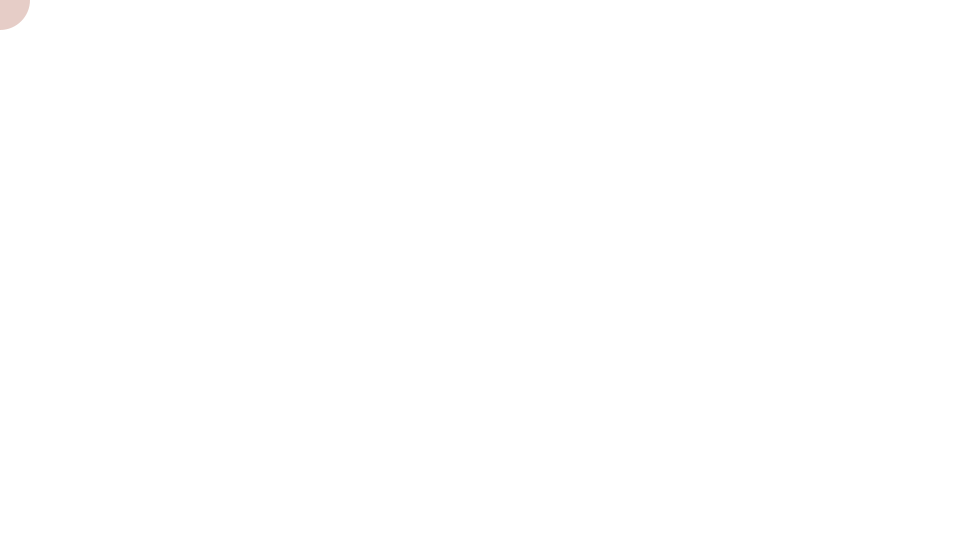
Frame 1 (no input)
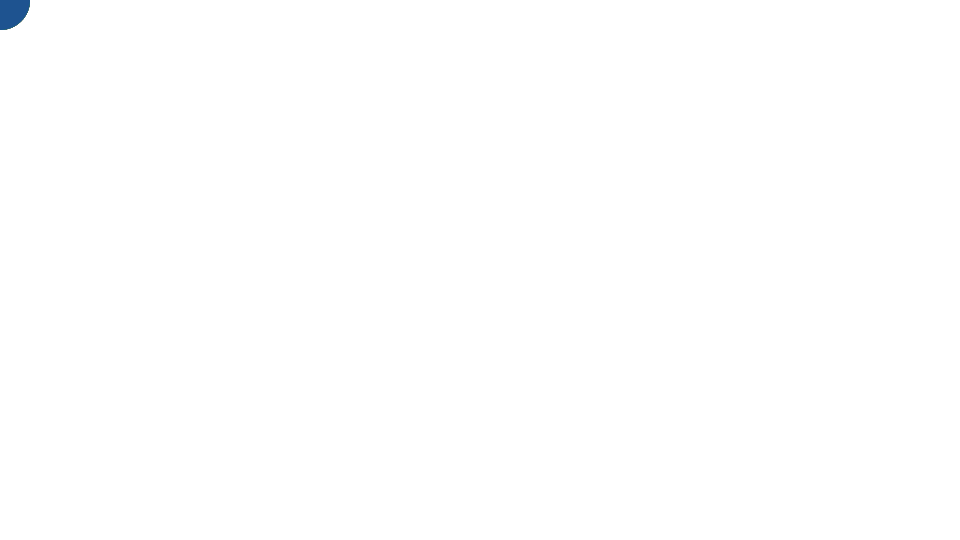
Frame 60 (the mouse pressed at the canvas centre just before this capture)
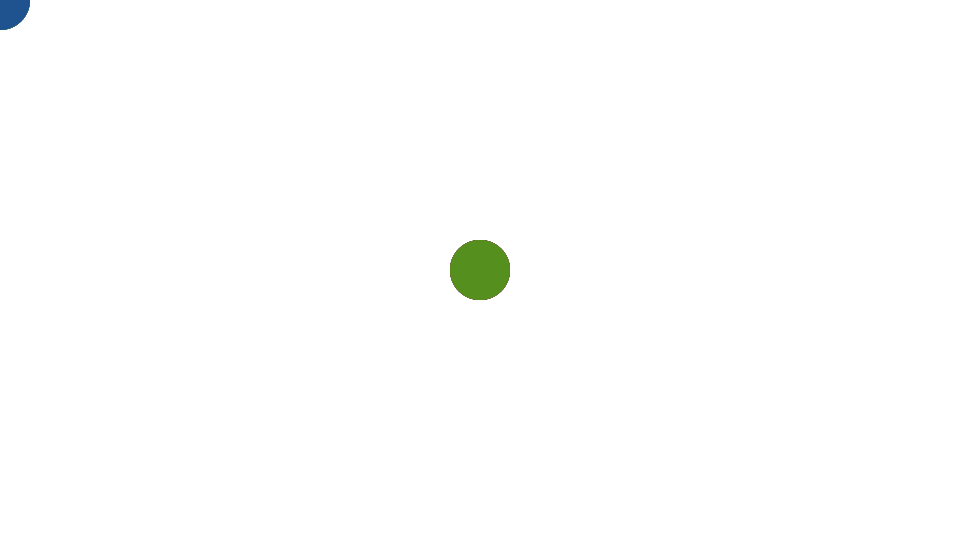
Frame 120 (the mouse held since frame 60 and released just before this capture)

The Processing sketch that drew these frames (run headless with seeded random() and noise(); from frame 60 on, the mouse is pressed at the canvas centre):

// Processing sketch: tutrial2
// ── tutrial2.pde
int hue = 0;
void setup() {
  size(960, 540);
  background(255);
  colorMode(HSB, 360, 100, 100, 100);
  noStroke();
}

void draw() {
  hue = (hue + 10) % 361;
  fill(hue, 80, 60, 25);
  ellipse(mouseX, mouseY, 60, 60);
}
